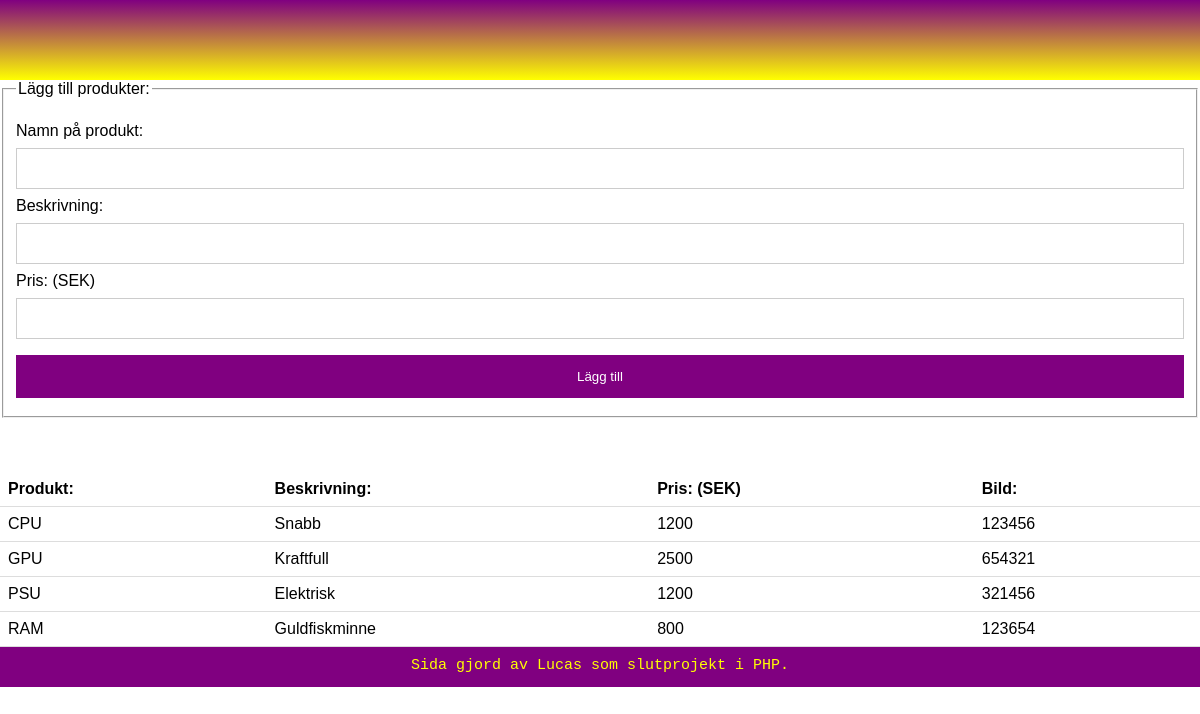
Before: /Webbrot/Produkter.php with the older database file.
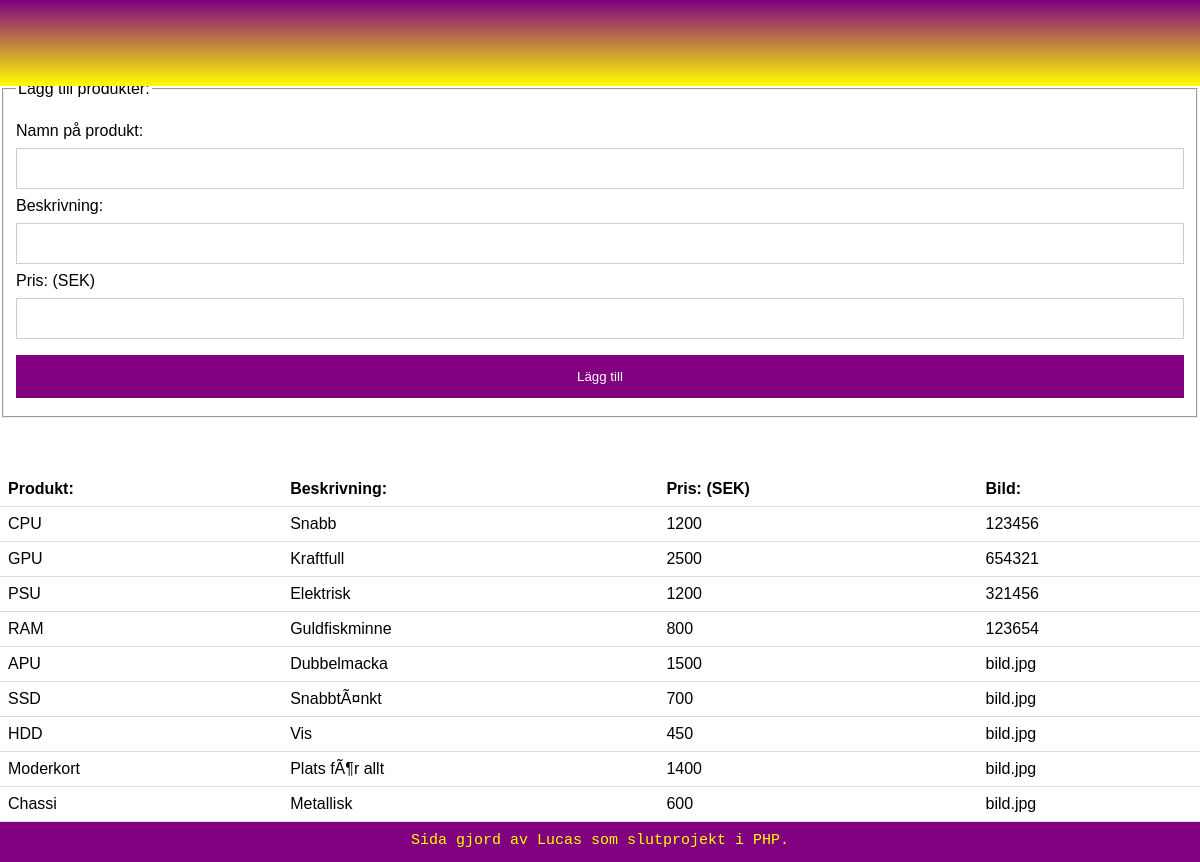
After: the same page with the newer database file.
### tables this page shows
CREATE TABLE `produkter` (
  `produktID` int(10) UNSIGNED NOT NULL,
  `namn` varchar(20) NOT NULL,
  `beskrivning` varchar(200) NOT NULL,
  `pris` int(50) NOT NULL,
  `bild` varchar(200) NOT NULL
);

### Webbrot/Produkter.php (called while the page is built, shortened)
<?php
	require "../Template/Produkter-template.php";
?>

### Template/Produkter-template.php (the view, shortened to what this page needs)
<?php
	require "connect.php";
	$sql = "SELECT * FROM produkter";
	$res = $dbh -> prepare($sql);
	$res -> execute();
	$result = $res -> get_result();
?>
<!DOCTYPE html>
<html lang="sv">
	<head>
		<link href="Slutprojekt.css" rel="stylesheet">
	</head>
	<body>
		<?php
			require "../Template/Nav.php";
		?>
		<main role="main">
			<form action="Produkter.php" method="post">
				<fieldset>
					<legend>Lägg till produkter:</legend><br>
					<label for="Namn">Namn på produkt:</label><br>
					<input type="text" name="produktnamn" id="Namn" required><br>
					<label for="Beskrivning">Beskrivning:</label><br>
					<input type="text" name="produktbeskrivning" id="Beskrivning" required><br>
					<label for="Pris">Pris: (SEK)</label><br>
					<input type="text" name="produktpris" id="Pris" required><br>
					<input type="submit" value="Lägg till">
				</fieldset>
			</form>
			<br><br><br>
			<table>
				<tr>
					<th>Produkt:</th>
					<th>Beskrivning:</th>
					<th>Pris: (SEK)</th>
					<th>Bild:</th>
				</tr>
				<?php
				while($row = $result -> fetch_assoc())
				{
				echo "<tr><td>";
				echo $row['namn'];
				echo "</td><td>";
				echo $row['beskrivning'];
				echo "</td><td>";
				echo $row['pris'];
				echo "</td><td>";
				echo $row['bild'];
				}
				?>
			</table>
		</main>
		<div class="sidenav2">
		</div>
		<?php
			require "../Template/Footer.php";
		?>
	</body>
</html>

### Template/Nav.php
<div class="divsidenav">
	<nav role="navigation" class="sidenav">
		<ul>
			<li><a href="Index.php" id="Active">Hem</a></li>
			<li><a href="LoggaIn.php">Logga in</a></li>
			<li><a href="Produkter.php">Produkter</a></li>
		</ul>
	</nav>
</div>

### Template/Footer.php
<footer role="contentinfo">
	<p>Sida gjord av Lucas som slutprojekt i PHP.</p>
</footer>

### Webbrot/Slutprojekt.css (style rules this page uses)
* { box-sizing: border-box; }
body, html { margin: 0; font-family: Arial, Helvetica, sans-serif; height: 100%; }
.sidenav { height: 100%; width: 6.5%; z-index: 0; top: 0; left: 0; background-image: linear-gradient(purple, yellow); display: block; margin: 0; float: left; position: fixed; }
.sidenav ul { list-style: none; padding:5px; width: 100%; }
nav.sidenav li a { text-decoration: none; width: 100%; }
nav.sidenav ul { padding: 0; }
.divsidenav { height: 100%; float: left; width: 6.5%; }
.sidenav a { color: white; padding: 20px; display: block; float: left; transition: 0.2s; }
.sidenav2 { height: 100%; width: 2.06%; z-index: 0; top: 0; right: 0; background-image: linear-gradient(purple, yellow); display: block; margin: 0; float: right; position: fixed; }
#Active { background-color: white; color: black; }
table { border-collapse: collapse; width: 100%; }
th, td { padding: 8px; text-align: left; border-bottom: 1px solid #ddd; }
footer { height: 100px; width: 100%; z-index: 1; bottom: 0; background-color: purple; display: block; text-align: center; float: left; }
footer p { margin: 35px 0px; font-family: Courier New; font-size: 1.5em; color: yellow; }
main { float: left; width: calc(100% - 6.5% - 2.06%); }
input[type=text], input[type=email], input[type=username], input[type=password], select { width: 100%; padding: 12px 20px; margin: 8px 0; display: inline-block; border: 1px solid #ccc; box-sizing: border-box; }
input[type=submit] { width: 100%; background-color: purple; color: white; padding: 14px 20px; margin: 8px 0; border: none; cursor: pointer; }
@media screen and (max-width: 1400px) { main { float: left; width: 100%; } }
@media screen and (max-width: 1400px) { .sidenav { height: 10%; width: 100%; z-index: 0; top: 0; left: 0; background-image: linear-gradient(purple); display: block; margin: 0; float: left; position: fixed; } }
@media screen and (max-width: 1400px) { .sidenav ul { list-style: none; width: 100%; height: 10%; margin: 0; padding: 0; } }
@media screen and (max-width: 1400px) { nav.sidenav li a { text-decoration: none; height: 10%; width: 100%; float: left; } }
@media screen and (max-width: 1400px) { .divsidenav { height: 10%; float: left; width: 100%; } }
@media screen and (max-width: 1400px) { .sidenav a { color: white; padding: 0% 50%; display: block; float: left; transition: 0.2s; } }
@media screen and (max-width: 1400px) { .sidenav2 { height: 10%; width: 100%; z-index: 0; top: 0; right: 0; background-image: linear-gradient(purple); display: inline; margin: 0; float: right; position: fixed; } }
@media screen and (max-width: 1400px) { footer { height: 40px; width: 100%; z-index: 1; bottom: 0; background-image: linear-gradient(purple); display: block; text-align: center; float: left; } }
@media screen and (max-width: 1400px) { footer p { margin: 10px 0px; font-family: Courier New; font-size: 15px; color: yellow; } }

Changed rows visible on the page:
added produkter: namn "APU", beskrivning "Dubbelmacka", pris "1500", bild "bild.jpg"
added produkter: namn "SSD", beskrivning "SnabbtÃ¤nkt", pris "700", bild "bild.jpg"
added produkter: namn "HDD", beskrivning "Vis", pris "450", bild "bild.jpg"
added produkter: namn "Moderkort", beskrivning "Plats fÃ¶r allt", pris "1400", bild "bild.jpg"
added produkter: namn "Chassi", beskrivning "Metallisk", pris "600", bild "bild.jpg"
